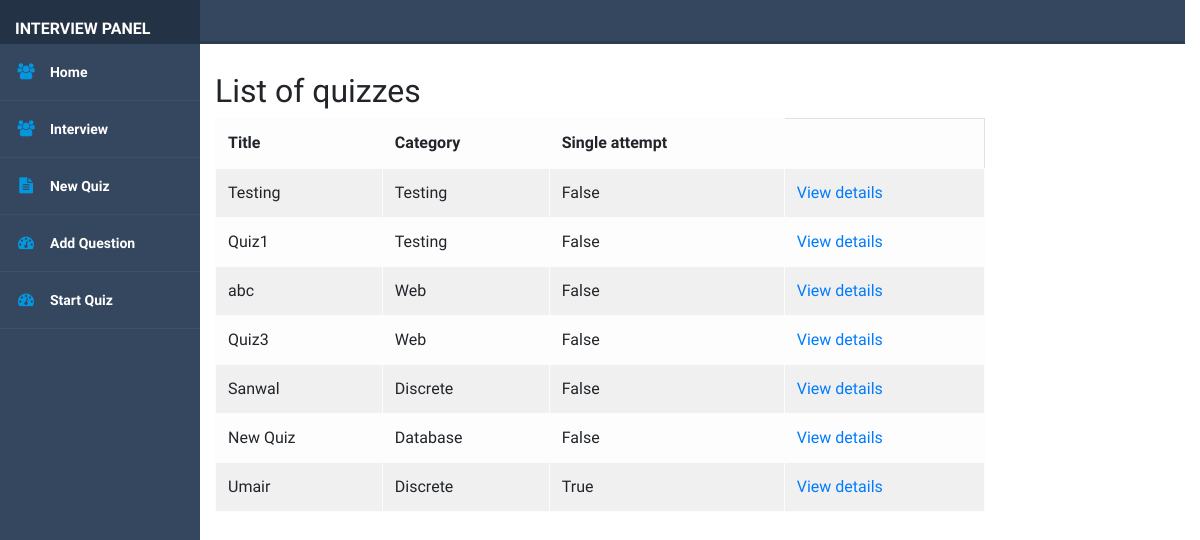
Screenshot of /inter/ViewQuiz/ with the database file from the repository.
### InterviewPanel/models.py (models this page shows, shortened)
class Quiz(models.Model):
    title = models.CharField(
        verbose_name="Title",
        max_length=60, blank=False,
        help_text=" Descriptive Title For Quiz"
    )
    description = models.TextField(verbose_name="Description", null=True,
                                   help_text="Add some meaningful information about this Quiz.")
    url = models.SlugField(
        max_length=60, blank=True, unique=True,
        help_text="a user friendly url",
        verbose_name="user friendly url")
    Instructions = models.TextField(verbose_name="Instructions", null=True,
                                    help_text="Add some meaningful information about rules to follow during Quiz")
    category = models.ForeignKey(
        Category, null=True, blank=True,
        verbose_name="Category", on_delete=models.CASCADE, help_text="To Manage The Quizzes Assign a Categeory")
    answers_at_end = models.BooleanField(
        blank=False, default=False,
        help_text=("Correct answer is NOT shown after question."
                   " Answers displayed at the end."),
        verbose_name="Answers at end")
    single_attempt = models.BooleanField(
        blank=False, default=False,
        help_text=("If yes, only one attempt by"
                   " a user will be permitted."
                   " Non users cannot sit this exam."),
        verbose_name="Single Attempt")
    success_text = models.TextField(
        blank=True, help_text="Displayed if user passes.",
        verbose_name="Success Text")
    fail_text = models.TextField(
        verbose_name="Fail Text",
        blank=True, help_text="Displayed if user fails.")
    timestamp = models.DateTimeField(auto_now_add=True)
    class Meta:
        ordering = ['timestamp', ]
        verbose_name = "Quiz"
        verbose_name_plural = "Quizzes"

class Category(models.Model):
    category = models.CharField(
        verbose_name="Category",
        max_length=250, blank=True,
        unique=True, null=True)
    objects = CategoryManager()
    class Meta:
        verbose_name = "Category"
        verbose_name_plural = "Categories"
    def __str__(self):
        return self.category

### InterviewPanel/views.py (the view)
# urls.py: path('ViewQuiz/', QuizListView.as_view(), name="ViewQuiz"),
class QuizListView(ListView):
    model = Quiz
    template_name = "quiz_list.html"
    def get_queryset(self):
        queryset = super(QuizListView, self).get_queryset()
        return queryset

### InterviewPanel/templates/quiz_list.html (shortened to what this page needs)
{%extends 'basic4.html'%}
{% load i18n %}
{%block body%}
<h2>{% trans "List of quizzes" %}</h2>
    {% if quiz_list %}
		<table class="table table-light table-striped table-hover table-bordered">
		  <thead>
			<tr>
			  <th>{% trans "Title" %}</th>
			  <th>{% trans "Category" %}</th>
			  <th>{% trans "Single attempt" %}</th>
			</tr>
		  </thead>
		  <tbody>
        {% for quiz in quiz_list %}
  			<tr>
			  <td>{{quiz.title}}</td>
			  <td>{{ quiz.category }}</td>
			  <td>{{ quiz.single_attempt }}</td>
			   <td><a href="{%url 'InterviewPanel:DetailQuiz' slug=quiz.url%}">
				  {% trans "View details" %}
				</a>
		    </td>
			</tr>
        {% endfor %}
		  </tbody>
		</table>
	{% else %}
        <p>{% trans "There are no available quizzes" %}.</p>
    {% endif %}
{%endblock%}

### templates/basic4.html (style rules this page uses)
body { background-color:white; }

### rows the page displays
Quiz: title "Testing", category "Testing", single_attempt "False"
Quiz: title "Quiz1", category "Testing", single_attempt "False"
Quiz: title "abc", category "Web", single_attempt "False"
Quiz: title "Quiz3", category "Web", single_attempt "False"
Quiz: title "Sanwal", category "Discrete", single_attempt "False"
Quiz: title "New Quiz", category "Database", single_attempt "False"
Quiz: title "Umair", category "Discrete", single_attempt "True"
